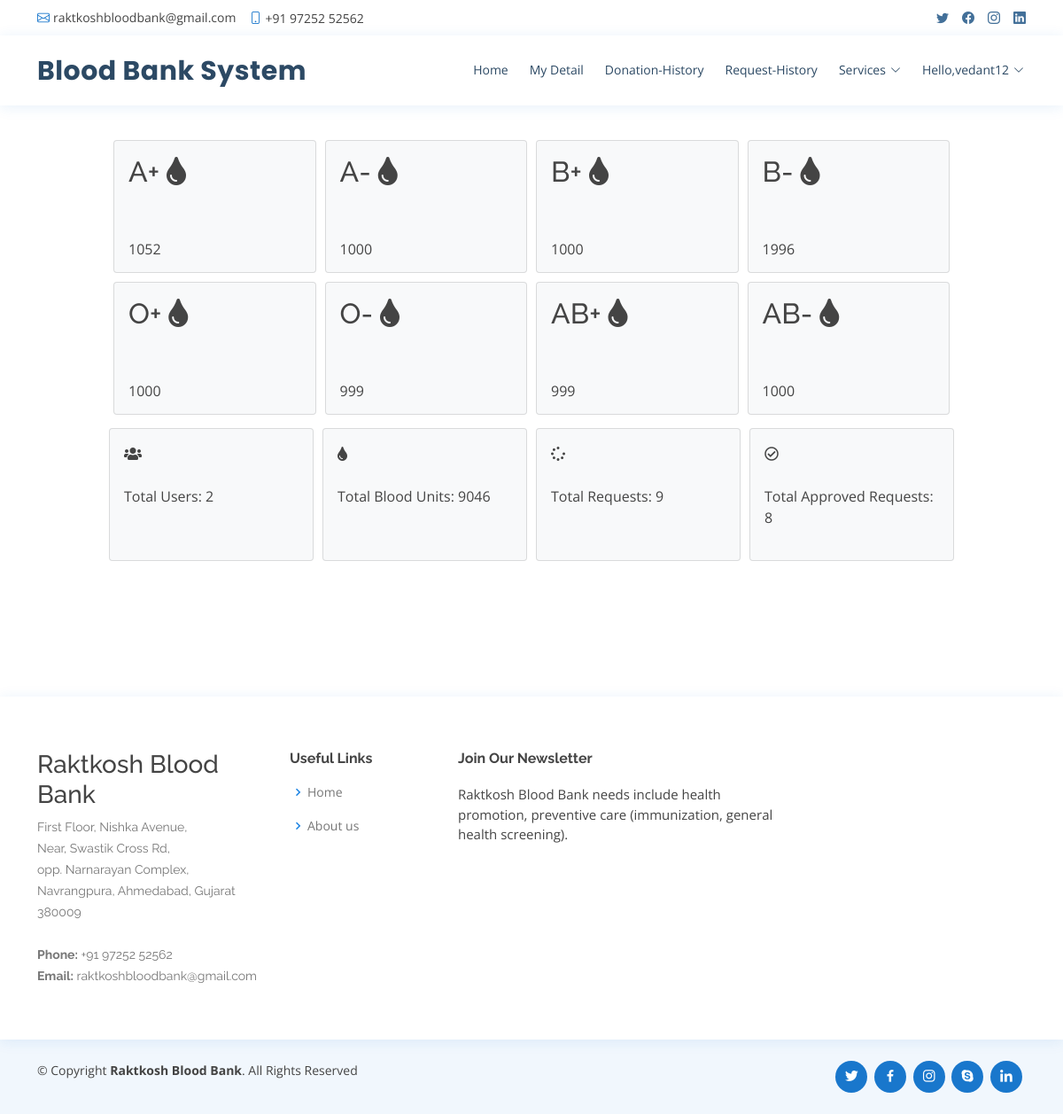
The app's page /admin_home (signed in) with its own data.
### raktkosh/models.py (models this page shows, shortened)
class Category(models.Model):
    name = models.CharField(max_length=100, null=True, blank=True)

class Stock(models.Model):
    bloodgroup = models.CharField(max_length=10)
    unit = models.PositiveIntegerField(default=0)
    category = models.ForeignKey(Category, on_delete=models.CASCADE)
    user_profile = models.ForeignKey(UserProfile, on_delete=models.CASCADE, null=True, default=None)  # Manually added user_profile field with a default value of None

### raktkosh/views.py (the view)
# urls.py: path('admin_home', views.admin_home, name='admin_home'),
@login_required(login_url='admin_login')
def admin_home(request):
    categories = Category.objects.all()
    stocks = Stock.objects.all()
    total_donors = UserProfile.objects.all().count()
    total_blood_units = Stock.objects.aggregate(total_units=Sum('unit'))['total_units'] or 0
    total_requests = BloodRequest.objects.all().count()
    total_approved_requests = BloodRequest.objects.filter(status='Approved').count()
    if request.method == 'POST':
        form = BloodForm(request.POST)
        if form.is_valid():
            bloodgroup = form.cleaned_data['bloodgroup']
            unit = form.cleaned_data['unit']
            stock, created = Stock.objects.get_or_create(bloodgroup=bloodgroup)
            stock.unit += unit
            stock.save()
            messages.success(request, 'Stock updated successfully.')
            return redirect('admin_home')
        else:
            messages.error(request, 'Error updating stock.')
    else:
        form = BloodForm()
    context = {
        'categories': categories,
        'stocks': stocks,
        'total_donors': total_donors,
        'total_blood_units': total_blood_units,
        'total_requests': total_requests,
        'total_approved_requests': total_approved_requests,
        'form': form,
    }
    return render(request, 'admin_home.html', context)

### raktkosh/templates/admin_home.html
{% extends 'base.html' %}
{% block body %}
{% load widget_tweaks %}
{% load static %}
{% load active_link_tags %}
<div class="container" style="padding: 100px;">
    <div class="row" style="padding: 5px;">
        {% for category in categories %}
        <div class="col-sm-3" style="padding: 5px;">
            <div class="card bg-light" style="height: 150px;">
                <div class="card-body">
                    <div class="blood">
                        <h2>{{ category.name }} <i class="fas fa-tint"></i></h2>
                    </div><br><br>
                    <div>
                        {% for stock in stocks %}
                            {% if stock.bloodgroup == category.name %}
                                {{ stock.unit }}
                            {% endif %}
                        {% endfor %}
                    </div>
                </div>
            </div>
        </div>
        {% endfor %}
    </div>
    <div class="row">
        <div class="col-sm-3" style="padding: 5px;">
            <div class="card bg-light" style="height: 150px;">
                <div class="card-body">
                    <div class="blood">
                        <i class="fas fa-users"></i>
                    </div><br>
                    <div>
                        Total Users: {{ total_donors }}
                    </div>
                </div>
            </div>
        </div>
        <div class="col-sm-3" style="padding: 5px;">
            <div class="card bg-light" style="height: 150px;">
                <div class="card-body">
                    <div class="blood">
                        <i class="fas fa-tint"></i>
                    </div><br>
                    <div>
                        Total Blood Units: {{ total_blood_units }}
                    </div>
                </div>
            </div>
        </div>
        <div class="col-sm-3" style="padding: 5px;">
            <div class="card bg-light" style="height: 150px;">
                <div class="card-body">
                    <div class="blood">
                        <i class="fas fa-spinner"></i>
                    </div><br>
                    <div>
                        Total Requests: {{ total_requests }}
                    </div>
                </div>
            </div>
        </div>
        <div class="col-sm-3" style="padding: 5px;">
            <div class="card bg-light" style="height: 150px;">
                <div class="card-body">
                    <div class="blood">
                        <i class="far fa-check-circle"></i>
                    </div><br>
                    <div>
                        Total Approved Requests: {{ total_approved_requests }}
                    </div>
                </div>
            </div>
        </div>
    </div>
</div>
{% endblock %}

### raktkosh/templates/base.html (shortened to what this page needs)
<!DOCTYPE html>
<html lang="en">
  {% load static %}
  {% load active_link_tags %}
<head>
  <link href="{% static 'vendor/fontawesome-free/css/all.min.css' %}" rel="stylesheet">
  <link href="{% static 'vendor/animate.css/animate.min.css' %}" rel="stylesheet">
  <link href="{% static 'vendor/bootstrap/css/bootstrap.min.css' %}" rel="stylesheet">
  <link href="{% static 'vendor/bootstrap-icons/bootstrap-icons.css' %}" rel="stylesheet">
  <link href="{% static 'vendor/boxicons/css/boxicons.min.css' %}" rel="stylesheet">
  <link href="{% static 'vendor/glightbox/css/glightbox.min.css' %}" rel="stylesheet">
  <link href="{% static 'vendor/remixicon/remixicon.css' %}" rel="stylesheet">
  <link href="{% static 'vendor/swiper/swiper-bundle.min.css' %}" rel="stylesheet">
  <link href="{% static 'css/style.css' %}" rel="stylesheet">
  <link rel="stylesheet" href="https://cdnjs.cloudflare.com/ajax/libs/font-awesome/4.7.0/css/font-awesome.min.css">
  <link rel='stylesheet' type='text/css' href="https://cdn.datatables.net/1.10.21/css/jquery.dataTables.min.css">
  <link rel='stylesheet' type='text/css' href="https://cdn.datatables.net/buttons/1.6.2/css/buttons.dataTables.min.css">
</head>
<body>
  <div id="topbar" class="d-flex align-items-center fixed-top">
    <div class="container d-flex justify-content-between">
      <div class="contact-info d-flex align-items-center">
        <i class="bi bi-envelope"></i> <a href="mailto:contact@example.com">raktkoshbloodbank@gmail.com</a>
        <i class="bi bi-phone"></i> +91 97252 52562
      </div>
      <div class="d-none d-lg-flex social-links align-items-center">
        <a href="#" class="twitter"><i class="bi bi-twitter"></i></a>
        <a href="#" class="facebook"><i class="bi bi-facebook"></i></a>
        <a href="#" class="instagram"><i class="bi bi-instagram"></i></a>
        <a href="#" class="linkedin"><i class="bi bi-linkedin"></i></i></a>
      </div>
    </div>
  </div>
  <header id="header" class="fixed-top">
    <div class="container d-flex align-items-center">
      <h1 class="logo me-auto"><a href="index.html">Blood Bank System</a></h1>
      {% if request.user.is_staff %}
      <nav id="navbar" class="navbar order-last order-lg-0">
        <ul>
          <li><a class="{% active_link 'admin_home' %}" href="{% url 'admin_home' %}">Home</a></li>
          <!-- <li class="dropdown"><a href="#"><span>Category</span> <i class="bi bi-chevron-down"></i></a>
            <ul>
              <li><a href="/add_category">Add Blood Category</a></li>
              <li><a href="/view_category">View Blood Category</a></li>
            </ul>
          </li> -->
          <li><a class="{% active_link 'view_user' %}" href="{% url 'view_user' %}">Users</a></li>
          <li><a class="{% active_link 'history' %}" href="{% url 'history' %}">history</a></li>
          <li class="dropdown"><a href="#"><span>Services</span> <i class="bi bi-chevron-down"></i></a>
            <ul>
              <li><a href="/request_blood">Request for Blood</a></li>
              <li><a href="/donator_blood">Donate for Blood</a></li>
            </ul>
          </li>
          <li><a class="{% active_link 'admin_blood' %}" href="{% url 'admin_blood' %}">Stock</a></li>
          <li class="dropdown">
            <a href="#" class="appointment-btn scrollto" style="color: #fff;"><span class="d-none d-md-inline">Welcome,</span> {{request.user.username}} <i class="bi bi-chevron-down"></i></a>
            <ul>
              <li><a href="{% url 'change_password' %}">Change Password</a></li>
              <li><a href="{% url 'logout' %}">Logout</a></li>
            </ul>
          </li>
        </ul>
        <i class="bi bi-list mobile-nav-toggle"></i>
      </nav>
      {% elif request.user.is_authenticated %}
      <nav id="navbar" class="navbar order-last order-lg-0">
        <ul>
          <li><a class="" href="{% url 'home' %}">Home</a></li>
          <li><a class="{% active_link 'profile' %}" href="/profile">My Detail</a></li>
          <li><a class="{% active_link 'donation_history' %}" href="/donation_history">Donation-History</a></li>
          <li><a class="{% active_link 'request_history' %}" href="{% url 'request_history' %}">Request-History</a></li>
          <li class="dropdown"><a href="#"><span>Services</span> <i class="bi bi-chevron-down"></i></a>
          </li>
          <li class="dropdown"><a href="#"><span>Hello,{{request.user.username}}</span> <i class="bi bi-chevron-down"></i></a>
          </li>
        </ul>
      </nav>
      {% endif %}
  </header>
  <div class="mt-5 mb-5" style="margin-top:14%">
  {% block body %}
  {% endblock %}
  </div>
  <footer id="footer">
    <div class="footer-top">
      <div class="container">
        <div class="row">
          <div class="col-lg-3 col-md-6 footer-contact">
            <h3>Raktkosh Blood Bank</h3>
            <p>
              First Floor, Nishka Avenue,<br>
               Near, Swastik Cross Rd,<br>
                opp. Narnarayan Complex,<br>
                 Navrangpura, Ahmedabad, Gujarat 380009 <br><br>
              <strong>Phone:</strong> +91 97252 52562<br>
              <strong>Email:</strong> raktkoshbloodbank@gmail.com<br>
            </p>
          </div>
          <div class="col-lg-2 col-md-6 footer-links">
            <h4>Useful Links</h4>
            <ul>
              <li><i class="bx bx-chevron-right"></i> <a href="#">Home</a></li>
              <li><i class="bx bx-chevron-right"></i> <a href="#">About us</a></li>
            </ul>
          </div>
          <div class="col-lg-4 col-md-6 footer-newsletter">
            <h4>Join Our Newsletter</h4>
            <p>Raktkosh Blood Bank needs include health promotion, preventive care (immunization, general health screening).</p>
          </div>
        </div>
      </div>
    </div>
    <div class="container d-md-flex py-4">
      <div class="me-md-auto text-center text-md-start">
        <div class="copyright">
          &copy; Copyright <strong><span>Raktkosh Blood Bank</span></strong>. All Rights Reserved
        </div>
        <div class="credits">
        </div>
      </div>
      <div class="social-links text-center text-md-right pt-3 pt-md-0">
        <a href="#" class="twitter"><i class="bx bxl-twitter"></i></a>
        <a href="#" class="facebook"><i class="bx bxl-facebook"></i></a>
        <a href="#" class="instagram"><i class="bx bxl-instagram"></i></a>
        <a href="#" class="google-plus"><i class="bx bxl-skype"></i></a>
        <a href="#" class="linkedin"><i class="bx bxl-linkedin"></i></a>
      </div>
    </div>
  </footer>
</body>
</html>

### raktkosh/static/css/style.css (style rules this page uses)
body { font-family: "Open Sans", sans-serif; color: #444444; }
a { color: #1977cc; text-decoration: none; }
h1, h2, h3, h4, h5, h6 { font-family: "Raleway", sans-serif; }
#topbar { background: #fff; height: 40px; font-size: 14px; transition: all 0.5s; z-index: 996; }
#topbar .contact-info a { line-height: 1; color: #444444; transition: 0.3s; }
#topbar .contact-info i { color: #1977cc; padding-right: 4px; margin-left: 15px; line-height: 0; }
#topbar .contact-info i:first-child { margin-left: 0; }
#topbar .social-links a { color: #437099; padding-left: 15px; display: inline-block; line-height: 1px; transition: 0.3s; }
#topbar .social-links a:first-child { border-left: 0; }
#header { background: #fff; transition: all 0.5s; z-index: 997; padding: 15px 0; top: 40px; box-shadow: 0px 2px 15px rgba(25, 119, 204, 0.1); }
#header .logo { font-size: 30px; margin: 0; padding: 0; line-height: 1; font-weight: 700; letter-spacing: 0.5px; font-family: "Poppins", sans-serif; }
#header .logo a { color: #2c4964; }
.navbar { padding: 0; }
.navbar ul { margin: 0; padding: 0; display: flex; list-style: none; align-items: center; }
.navbar li { position: relative; }
.navbar>ul>li { position: relative; white-space: nowrap; padding: 8px 0 8px 20px; }
.navbar a, .navbar a:focus { display: flex; align-items: center; justify-content: space-between; font-size: 14px; color: #2c4964; white-space: nowrap; transition: 0.3s; border-bottom: 2px solid #fff; padding: 5px 2px; }
.navbar a i, .navbar a:focus i { font-size: 12px; line-height: 0; margin-left: 5px; }
#footer { color: #444444; font-size: 14px; background: #f1f7fd; }
#footer .footer-top { padding: 60px 0 30px 0; background: #fff; box-shadow: 0px 2px 15px rgba(25, 119, 204, 0.1); }
#footer .footer-top .footer-contact { margin-bottom: 30px; }
#footer .footer-top .footer-contact p { font-size: 14px; line-height: 24px; margin-bottom: 0; font-family: "Raleway", sans-serif; color: #777777; }
#footer .footer-top h4 { font-size: 16px; font-weight: bold; color: #444444; position: relative; padding-bottom: 12px; }
#footer .footer-top .footer-links { margin-bottom: 30px; }
#footer .footer-top .footer-links ul { list-style: none; padding: 0; margin: 0; }
#footer .footer-top .footer-links ul i { padding-right: 2px; color: #1c84e3; font-size: 18px; line-height: 1; }
#footer .footer-top .footer-links ul li { padding: 10px 0; display: flex; align-items: center; }
#footer .footer-top .footer-links ul li:first-child { padding-top: 0; }
#footer .footer-top .footer-links ul a { color: #777777; transition: 0.3s; display: inline-block; line-height: 1; }
#footer .footer-newsletter { font-size: 15px; }
#footer .footer-newsletter h4 { font-size: 16px; font-weight: bold; color: #444444; position: relative; padding-bottom: 12px; }
#footer .credits { padding-top: 5px; font-size: 13px; color: #444444; }
#footer .social-links a { font-size: 18px; display: inline-block; background: #1977cc; color: #fff; line-height: 1; padding: 8px 0; margin-right: 4px; border-radius: 50%; text-align: center; width: 36px; height: 36px; transition: 0.3s; }

### records on screen
Category: name "A+"
Stock: unit "1052"
Category: name "A-"
Stock: unit "1000"
Category: name "B+"
Stock: unit "1000"
Category: name "B-"
Stock: unit "1996"
Category: name "O+"
Stock: unit "1000"
Category: name "O-"
Stock: unit "999"
Category: name "AB+"
Stock: unit "999"
Category: name "AB-"
Stock: unit "1000"

### other values on screen
{{ request.user.username }} "vedant12"
{{ total_donors }} "2"
{{ total_blood_units }} "9046"
{{ total_requests }} "9"
{{ total_approved_requests }} "8"
